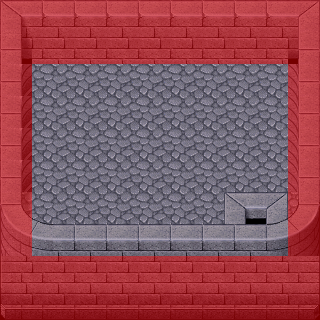

Below is a game level as drawn by its tile map, then a one-line description and the .tmx file that defines it, in full:
An orthogonal 10x10 tile map with 32x32 px tiles, 3 tile layers (Tile Layer 1, Tile Layer 2, Collision) and 1 object (warp).

<map version="1.0" orientation="orthogonal" width="10" height="10" tilewidth="32" tileheight="32">
 <tileset firstgid="1" name="Test" tilewidth="32" tileheight="32">
  <image source="crypt.png" width="512" height="512" />
  <tile id="2">
   <properties>
    <property name="collision" value="true" />
   </properties>
  </tile>
 </tileset>
 <layer name="Tile Layer 1" width="10" height="10">
  <data>
   <tile gid="14" />
   <tile gid="15" />
   <tile gid="15" />
   <tile gid="15" />
   <tile gid="15" />
   <tile gid="15" />
   <tile gid="15" />
   <tile gid="15" />
   <tile gid="15" />
   <tile gid="16" />
   <tile gid="30" />
   <tile gid="79" />
   <tile gid="79" />
   <tile gid="79" />
   <tile gid="79" />
   <tile gid="79" />
   <tile gid="79" />
   <tile gid="79" />
   <tile gid="79" />
   <tile gid="32" />
   <tile gid="224" />
   <tile gid="224" />
   <tile gid="224" />
   <tile gid="224" />
   <tile gid="224" />
   <tile gid="224" />
   <tile gid="224" />
   <tile gid="224" />
   <tile gid="224" />
   <tile gid="224" />
   <tile gid="224" />
   <tile gid="224" />
   <tile gid="224" />
   <tile gid="224" />
   <tile gid="224" />
   <tile gid="224" />
   <tile gid="224" />
   <tile gid="224" />
   <tile gid="224" />
   <tile gid="224" />
   <tile gid="224" />
   <tile gid="224" />
   <tile gid="224" />
   <tile gid="224" />
   <tile gid="224" />
   <tile gid="224" />
   <tile gid="224" />
   <tile gid="224" />
   <tile gid="224" />
   <tile gid="224" />
   <tile gid="224" />
   <tile gid="224" />
   <tile gid="224" />
   <tile gid="224" />
   <tile gid="224" />
   <tile gid="224" />
   <tile gid="224" />
   <tile gid="224" />
   <tile gid="224" />
   <tile gid="224" />
   <tile gid="224" />
   <tile gid="224" />
   <tile gid="224" />
   <tile gid="224" />
   <tile gid="224" />
   <tile gid="224" />
   <tile gid="224" />
   <tile gid="235" />
   <tile gid="236" />
   <tile gid="224" />
   <tile gid="224" />
   <tile gid="224" />
   <tile gid="224" />
   <tile gid="224" />
   <tile gid="224" />
   <tile gid="224" />
   <tile gid="224" />
   <tile gid="251" />
   <tile gid="252" />
   <tile gid="224" />
   <tile gid="78" />
   <tile gid="79" />
   <tile gid="79" />
   <tile gid="79" />
   <tile gid="79" />
   <tile gid="79" />
   <tile gid="79" />
   <tile gid="79" />
   <tile gid="79" />
   <tile gid="80" />
   <tile gid="94" />
   <tile gid="95" />
   <tile gid="95" />
   <tile gid="95" />
   <tile gid="95" />
   <tile gid="95" />
   <tile gid="95" />
   <tile gid="95" />
   <tile gid="95" />
   <tile gid="96" />
  </data>
 </layer>
 <layer name="Tile Layer 2" width="10" height="10">
  <data>
   <tile gid="0" />
   <tile gid="0" />
   <tile gid="0" />
   <tile gid="0" />
   <tile gid="0" />
   <tile gid="0" />
   <tile gid="0" />
   <tile gid="0" />
   <tile gid="0" />
   <tile gid="0" />
   <tile gid="0" />
   <tile gid="0" />
   <tile gid="0" />
   <tile gid="0" />
   <tile gid="0" />
   <tile gid="79" />
   <tile gid="0" />
   <tile gid="0" />
   <tile gid="0" />
   <tile gid="0" />
   <tile gid="109" />
   <tile gid="0" />
   <tile gid="0" />
   <tile gid="0" />
   <tile gid="0" />
   <tile gid="0" />
   <tile gid="0" />
   <tile gid="0" />
   <tile gid="0" />
   <tile gid="133" />
   <tile gid="109" />
   <tile gid="0" />
   <tile gid="0" />
   <tile gid="0" />
   <tile gid="0" />
   <tile gid="0" />
   <tile gid="0" />
   <tile gid="0" />
   <tile gid="0" />
   <tile gid="133" />
   <tile gid="109" />
   <tile gid="0" />
   <tile gid="0" />
   <tile gid="0" />
   <tile gid="0" />
   <tile gid="0" />
   <tile gid="0" />
   <tile gid="0" />
   <tile gid="0" />
   <tile gid="133" />
   <tile gid="109" />
   <tile gid="0" />
   <tile gid="0" />
   <tile gid="0" />
   <tile gid="0" />
   <tile gid="0" />
   <tile gid="0" />
   <tile gid="0" />
   <tile gid="0" />
   <tile gid="133" />
   <tile gid="177" />
   <tile gid="178" />
   <tile gid="0" />
   <tile gid="0" />
   <tile gid="0" />
   <tile gid="0" />
   <tile gid="0" />
   <tile gid="0" />
   <tile gid="180" />
   <tile gid="181" />
   <tile gid="193" />
   <tile gid="194" />
   <tile gid="63" />
   <tile gid="63" />
   <tile gid="63" />
   <tile gid="63" />
   <tile gid="63" />
   <tile gid="63" />
   <tile gid="196" />
   <tile gid="197" />
   <tile gid="0" />
   <tile gid="0" />
   <tile gid="0" />
   <tile gid="0" />
   <tile gid="0" />
   <tile gid="0" />
   <tile gid="0" />
   <tile gid="0" />
   <tile gid="0" />
   <tile gid="0" />
   <tile gid="0" />
   <tile gid="0" />
   <tile gid="0" />
   <tile gid="0" />
   <tile gid="0" />
   <tile gid="0" />
   <tile gid="0" />
   <tile gid="0" />
   <tile gid="0" />
   <tile gid="0" />
  </data>
 </layer>
 <layer name="Collision" width="10" height="10">
  <data>
   <tile gid="13" />
   <tile gid="13" />
   <tile gid="13" />
   <tile gid="13" />
   <tile gid="13" />
   <tile gid="13" />
   <tile gid="13" />
   <tile gid="13" />
   <tile gid="13" />
   <tile gid="13" />
   <tile gid="13" />
   <tile gid="13" />
   <tile gid="13" />
   <tile gid="13" />
   <tile gid="13" />
   <tile gid="13" />
   <tile gid="13" />
   <tile gid="13" />
   <tile gid="13" />
   <tile gid="13" />
   <tile gid="13" />
   <tile gid="0" />
   <tile gid="0" />
   <tile gid="0" />
   <tile gid="0" />
   <tile gid="0" />
   <tile gid="0" />
   <tile gid="0" />
   <tile gid="0" />
   <tile gid="13" />
   <tile gid="13" />
   <tile gid="0" />
   <tile gid="0" />
   <tile gid="0" />
   <tile gid="0" />
   <tile gid="0" />
   <tile gid="0" />
   <tile gid="0" />
   <tile gid="0" />
   <tile gid="13" />
   <tile gid="13" />
   <tile gid="0" />
   <tile gid="0" />
   <tile gid="0" />
   <tile gid="0" />
   <tile gid="0" />
   <tile gid="0" />
   <tile gid="0" />
   <tile gid="0" />
   <tile gid="13" />
   <tile gid="13" />
   <tile gid="0" />
   <tile gid="0" />
   <tile gid="0" />
   <tile gid="0" />
   <tile gid="0" />
   <tile gid="0" />
   <tile gid="0" />
   <tile gid="0" />
   <tile gid="13" />
   <tile gid="13" />
   <tile gid="0" />
   <tile gid="0" />
   <tile gid="0" />
   <tile gid="0" />
   <tile gid="0" />
   <tile gid="0" />
   <tile gid="0" />
   <tile gid="0" />
   <tile gid="13" />
   <tile gid="13" />
   <tile gid="0" />
   <tile gid="0" />
   <tile gid="0" />
   <tile gid="0" />
   <tile gid="0" />
   <tile gid="0" />
   <tile gid="0" />
   <tile gid="0" />
   <tile gid="13" />
   <tile gid="13" />
   <tile gid="13" />
   <tile gid="13" />
   <tile gid="13" />
   <tile gid="13" />
   <tile gid="13" />
   <tile gid="13" />
   <tile gid="13" />
   <tile gid="13" />
   <tile gid="13" />
   <tile gid="13" />
   <tile gid="13" />
   <tile gid="13" />
   <tile gid="13" />
   <tile gid="13" />
   <tile gid="13" />
   <tile gid="13" />
   <tile gid="13" />
   <tile gid="13" />
   <tile gid="13" />
  </data>
 </layer>
 <objectgroup name="warps" width="10" height="10">
  <object name="warp" x="242" y="206" width="30" height="21">
   <properties>
    <property name="mapa" value="mapa1" />
    <property name="x" value="160" />
    <property name="y" value="300" />
   </properties>
  </object>
 </objectgroup>
</map>
